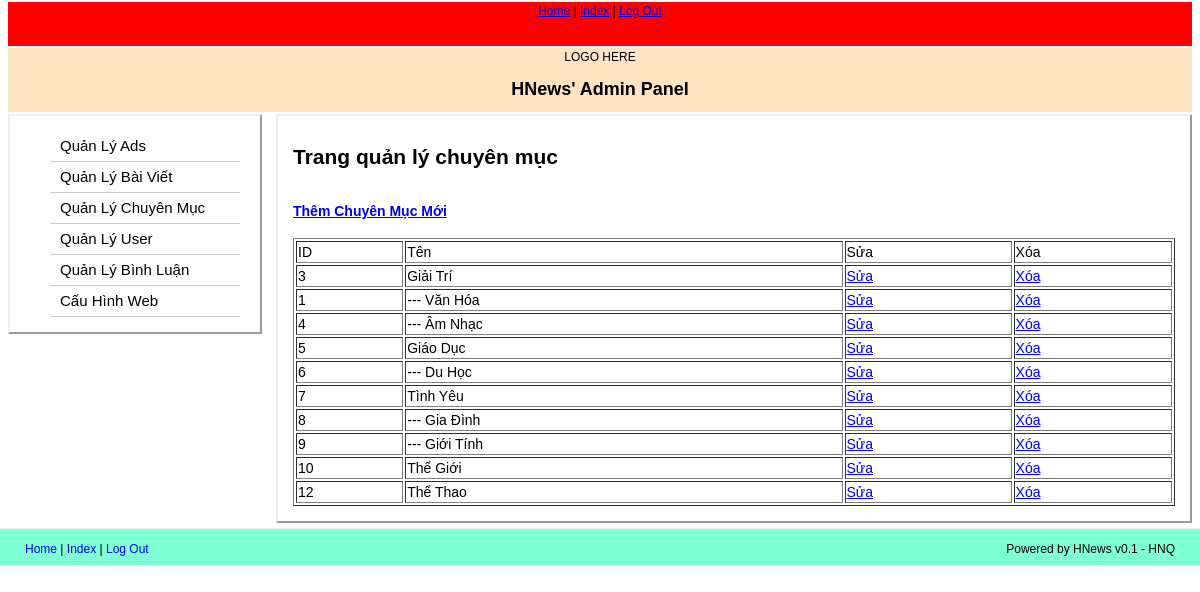
Screenshot of /assmin/index.php?admin=categories (signed in) with the database file from the repository.
### tables this page shows
CREATE TABLE IF NOT EXISTS `category` (
  `id` int(11) NOT NULL AUTO_INCREMENT,
  `category_name` varchar(255) NOT NULL,
  `ownercategory` int(11) NOT NULL,
  PRIMARY KEY (`id`)
);

### assmin/mcat.php (the view, shortened to what this page needs)
<a href="?admin=categories&do=form"><strong>Thêm Chuyên Mục Mới</strong></a><br /><br />
<table width="100%" border="1">
	<tr>
		<td>ID</td>
		<td>Tên</td>
		<td>Sửa</td>
		<td>Xóa</td>
	</tr>
<?php
$query = "SELECT * FROM category WHERE ownercategory=0";
$result = mysql_query($query) or die(mysql_error());
while($row = mysql_fetch_array($result)) {
	echo "<tr>";
	echo "<td>".$row['id']."</td>";
	echo "<td>".$row['category_name']."</td>";
	echo "<td><a href='index.php?admin=categories&do=edit&cmID=".$row['id']."'>Sửa</a></td>";
	echo "<td><a href='index.php?admin=categories&do=delete&cmID=".$row['id']."'>Xóa</a></td>";
	echo "</tr>";
	$query2 = "SELECT * FROM category WHERE ownercategory=".$row['id'];
	$result2 = mysql_query($query2) or die('Fuck2');
	while($row2 = mysql_fetch_array($result2)) {
		echo "<tr>";
		echo "<td>".$row2['id']."</td>";
		echo "<td>--- ".$row2['category_name']."</td>";
		echo "<td><a href='index.php?admin=categories&do=edit&cmID=".$row2['id']."'>Sửa</a></td>";
		echo "<td><a href='index.php?admin=categories&do=delete&cmID=".$row2['id']."'>Xóa</a></td>";
		echo "</tr>";
	}
}
?>
</table>

### assmin/index.php (shortened to what this page needs)
<?php
$NOTDIRECT = true;
?>
<!DOCTYPE HTML>
<head>
    <link href="../css/styles.css" rel="stylesheet" media="screen" />
</head>
<body>
<?php
if(!isset($_SESSION['user_id'])) {
    include('login_form.php');
} else if (isset($_SESSION['user_id'])) {
    include('main.php');
}
?>
</body>
</html>

### assmin/main.php (shortened to what this page needs)
<?php
if(!isset($NOTDIRECT)) {
    die ("Fuck you");
} else {
?>
    <div id="container">
        <div id="navigator">
            <a href="index.php">Home</a> |
            <a href="/hnews">Index</a> |
      		<a href="?admin=logout">Log Out</a>
        </div>
        <div id="header">
            LOGO HERE
            <h2>HNews' Admin Panel</h2>
        </div>
        <div id="sidebar">
            <div class="padding">
                <?php include('sidebar.php'); ?>
            </div>
        </div>
        <div id="content">
            <div class="padding">
            <?
            if(isset($_GET['admin'])) {
                $do = $_GET['admin'];
                switch($do) {
                    case 'categories':
                        echo "<h2>Trang quản lý chuyên mục</h2><br />";
                        include('mcat.php');
                        break;
                }
            } else {
                echo "Trang quản lý tin tức HNews<br /><br /><br /><br /><br /><br /><br /><br /><br /><br /><br /><br /><br />";
            }
            ?>
        </div>
        </div>
        </div>
        <div id="footer">
            <div id="navi2">
        		<a href="index.php">Home</a> |
                <a href="/hnews">Index</a> |
                <a href="?admin=logout">Log Out</a>
        	</div>
            <div id="powered">Powered by HNews v0.1 - HNQ</div>
        </div>
    <?php
    }
    ?>

### assmin/sidebar.php (shortened to what this page needs)
<?php
if(!isset($NOTDIRECT)) {
    die ("Fuck you");
} else {
?>
	<div id="list4">
	<ul>
	<li><a href='#' onclick="hideshow('submenu1');">Quản Lý Ads</a></li>
	<li><a href='#' onclick="hideshow('submenu2');">Quản Lý Bài Viết</a></li>
	<li><a href='index.php?admin=categories'>Quản Lý Chuyên Mục</a></li>
	<li><a href='index.php?admin=users'>Quản Lý User</a></li>
	<li><a href='index.php?admin=comments'>Quản Lý Bình Luận</a></li>
	<li><a href='index.php?admin=config'>Cấu Hình Web</a></li>
	</ul>
	</div>
	<?php
	}
	?>

### css/styles.css (style rules this page uses)
#container { width: 99%; margin: auto; }
#navigator { height: 40px; background: red; margin: 2px; padding: 2px; }
#header { height: 60px; background: bisque; margin: 2px; padding: 2px; }
#sidebar { border: 2px outset; float: left; margin-left: 2px; margin-right: 10px; width: 250px; line-height: 18px; margin-bottom: 2px; text-align: left; }
#sidebar .padding { padding: 5x; }
#content { border: 2px outset; margin-left: 270px; margin-right: 2px; margin-bottom: 5px; margin-top: 2px; line-height: 18px; text-align: left; font-size: 14px; }
#content .padding { padding: 10px; margin: 5px; }
#footer { height: 10px; background: aquamarine; clear: both; border-top: 1px solid #efefef; padding: 13px 25px; }
#footer #navi2 { width: 350px; float: left; text-align: left; }
#footer #powered { float: right; }
#footer a { text-decoration: none; }
body { font-family: Arial, Tahoma, Calibri, Sans-serif; font-size: 12px; text-align: center; }
html, body { margin: 0px; padding: 0px; }
#list4 { width:230px; font-family: Arial, Tahoma, Calibri, Times, serif; font-size:15px; }
#list4 ul { list-style: none; }
#list4 ul li a { display: block; text-decoration: none; color: #000000; background-color: #FFFFFF; line-height: 30px; border-bottom-style: solid; border-bottom-width: 1px; border-bottom-color: #CCCCCC; padding-left: 10px; }

### rows the page displays
category: id "3", category_name "Giải Trí"
category: id "1", category_name "Văn Hóa"
category: id "4", category_name "Âm Nhạc"
category: id "5", category_name "Giáo Dục"
category: id "6", category_name "Du Học"
category: id "7", category_name "Tình Yêu"
category: id "8", category_name "Gia Đình"
category: id "9", category_name "Giới Tính"
category: id "10", category_name "Thế Giới"
category: id "12", category_name "Thể Thao"
